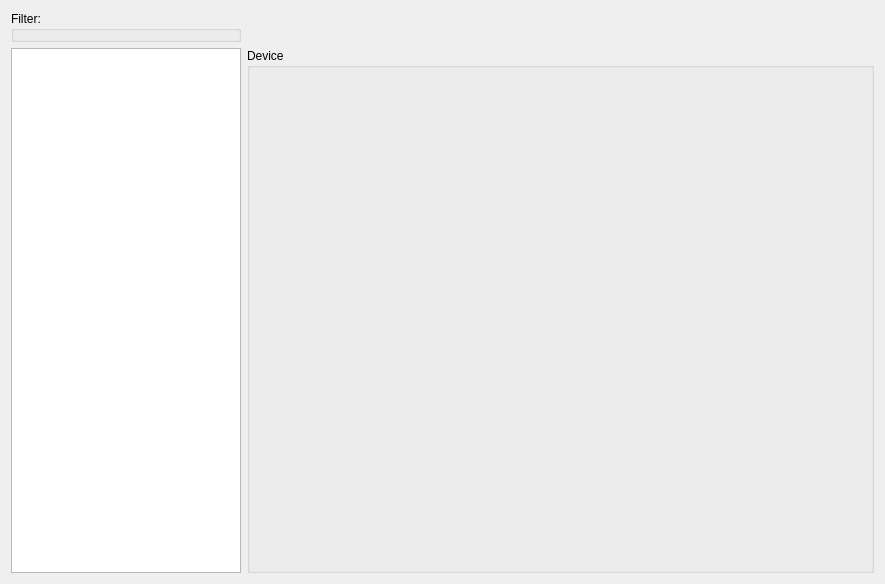
<?xml version="1.0" encoding="UTF-8"?>
<ui version="4.0">
 <class>HardwarePlugin</class>
 <widget class="QWidget" name="HardwarePlugin">
  <property name="geometry">
   <rect>
    <x>0</x>
    <y>0</y>
    <width>885</width>
    <height>584</height>
   </rect>
  </property>
  <property name="windowTitle">
   <string>Form</string>
  </property>
  <layout class="QGridLayout" name="gridLayout_2">
   <item row="0" column="0">
    <widget class="QGroupBox" name="filter_box">
     <property name="title">
      <string>Filter:</string>
     </property>
     <layout class="QGridLayout" name="gridLayout">
      <property name="leftMargin">
       <number>0</number>
      </property>
      <property name="topMargin">
       <number>4</number>
      </property>
      <property name="rightMargin">
       <number>0</number>
      </property>
      <property name="bottomMargin">
       <number>0</number>
      </property>
     </layout>
    </widget>
   </item>
   <item row="1" column="0">
    <widget class="QTreeWidget" name="tree">
     <property name="sizePolicy">
      <sizepolicy hsizetype="Fixed" vsizetype="Expanding">
       <horstretch>0</horstretch>
       <verstretch>0</verstretch>
      </sizepolicy>
     </property>
     <property name="maximumSize">
      <size>
       <width>230</width>
       <height>16777215</height>
      </size>
     </property>
     <property name="frameShape">
      <enum>QFrame::StyledPanel</enum>
     </property>
     <property name="expandsOnDoubleClick">
      <bool>true</bool>
     </property>
     <attribute name="headerVisible">
      <bool>false</bool>
     </attribute>
     <column>
      <property name="text">
       <string>Hardware</string>
      </property>
     </column>
    </widget>
   </item>
   <item row="1" column="1">
    <widget class="QGroupBox" name="device_box">
     <property name="title">
      <string>Device</string>
     </property>
     <layout class="QFormLayout" name="formLayout">
      <property name="fieldGrowthPolicy">
       <enum>QFormLayout::AllNonFixedFieldsGrow</enum>
      </property>
     </layout>
    </widget>
   </item>
  </layout>
 </widget>
 <resources/>
 <connections/>
</ui>
